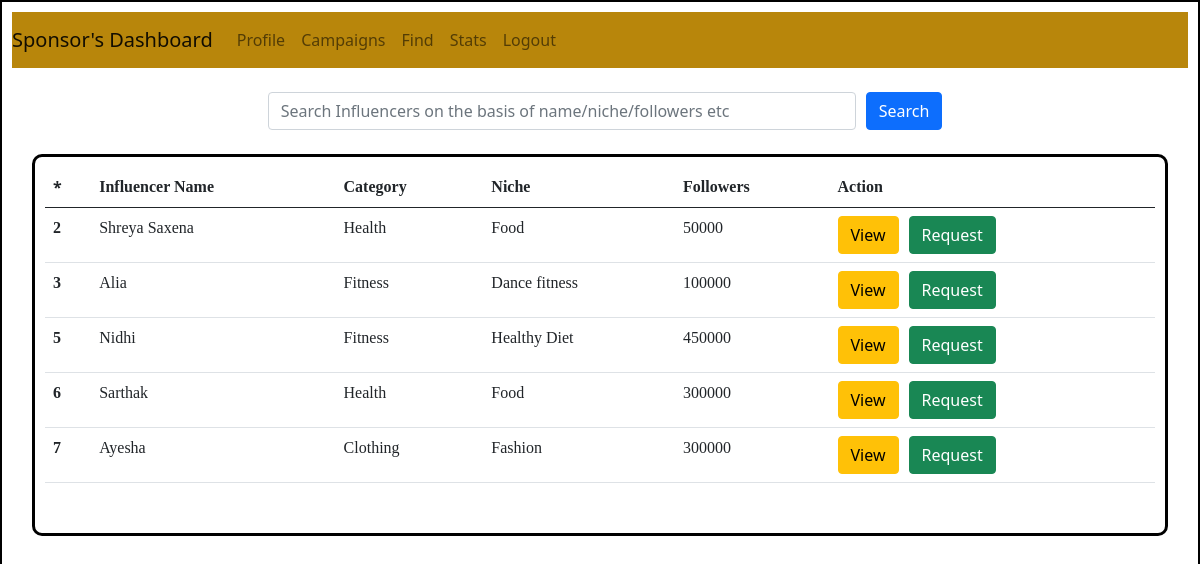
/sponser/dashboard/find/1 (signed in), run on an earlier commit of the app's database.
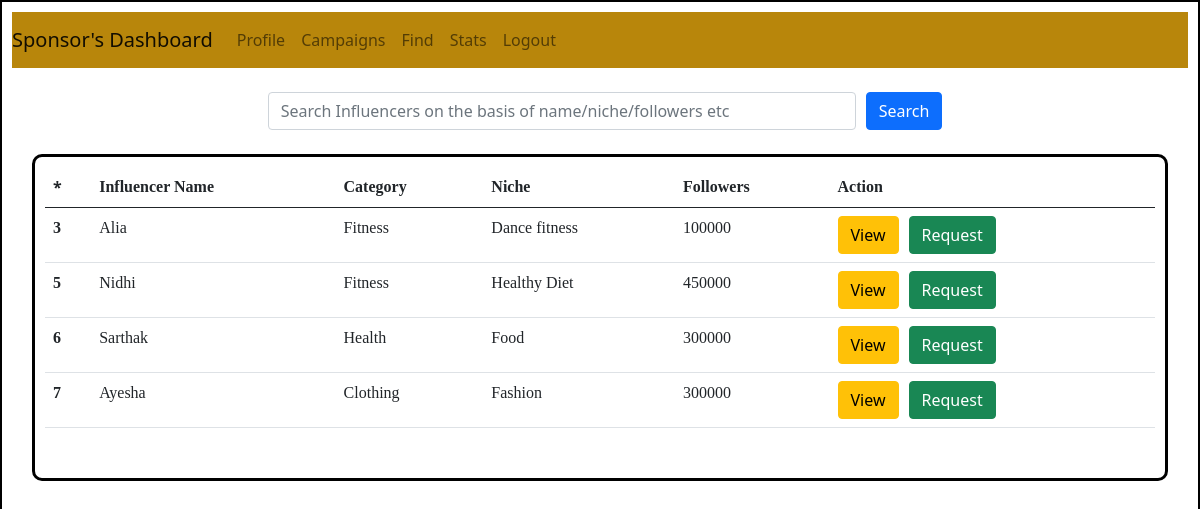
And on a later commit of the database.
### backend/models.py (models this page shows)
class User(db.Model):
    __tablename__ = "user"
    id = db.Column(db.Integer, primary_key = True, nullable = False, autoincrement = True)
    email = db.Column(db.String, nullable = False)
    full_name = db.Column(db.String, nullable = False)
    search_name = db.Column(db.String, nullable = False, default="null")
    user_name = db.Column(db.String, unique = True, nullable = False)
    pwd = db.Column(db.String, nullable = False, default="null")
    category = db.Column(db.String, nullable = False, default="null")
    niche = db.Column(db.String, nullable = False, default="null")
    followers = db.Column(db.Integer, nullable=False, default = 0)
    type = db.Column(db.String, nullable = False, default = "general")
    is_flagged = db.Column(db.String, nullable=False, default="False")
    ad_request = db.relationship("Ad_request", cascade="all, delete", backref="user")

### backend/controllers.py (the view)
@app.route("/sponser/dashboard/find/<int:s_id>", methods = ["GET", "POST"])
def sponser_dashboard_find(s_id):
    sponser = Sponser.query.get(s_id)
    influencers = fetch_influencers()
    return render_template("sponser_dashboard_find.html", sponser = sponser, influencers = influencers)

### backend/controllers.py (called while the page is built)
def fetch_influencers():
    influencer = User.query.filter_by(type = 'general', is_flagged = "False" ).all()
    influencer_list = {}
    for user in influencer:
        if user.id not in influencer_list.keys():
            influencer_list[user.id] = [user.full_name, user.category, user.niche, user.followers]
    return influencer_list

### templates/sponser_dashboard_find.html (shortened to what this page needs)
<!DOCTYPE html>
<html lang="en">
<head>
    <link rel="stylesheet" href = "/static/dashboardstyle.css">
    <link href="https://cdn.jsdelivr.net/npm/bootstrap@5.0.2/dist/css/bootstrap.min.css" rel="stylesheet">
</head>
<body>
    <div id = "container-sponser">
      <nav class="navbar navbar-expand-lg navbar-light" style="background-color: darkgoldenrod;">
        <a class="navbar-brand" href="#">Sponsor's Dashboard</a>
        <div class="collapse navbar-collapse" id="navbarNav">
          <ul class="navbar-nav">
            <li class="nav-item active">
              <a class="nav-link" href="/sponser/dashboard/profile/{{sponser.id}}"> Profile </a>
            </li>
            <li class="nav-item active">
              <a class="nav-link" href="/sponser/dashboard/campaign/{{sponser.id}}"> Campaigns</span></a>
            </li>
            <li class="nav-item active">
              <a class="nav-link" href="/sponser/dashboard/find/{{sponser.id}}"> Find</span></a>
            </li>
            <li class="nav-item active">
              <a class="nav-link" href="/sponser/stats"> Stats </span></a>
            </li>
            <li class="nav-item">
              <a class="nav-link" href="/login"> Logout</a>
            </li>
      </nav><br>
          <form action="/sponser/search"  class="form-inline">
            <input type="text" class="form-control" id="search" name="search_word" placeholder="Search Influencers on the basis of name/niche/followers etc">
            <button type="submit" class="btn btn-primary">Search</button>
          </form><br>
          <div id="campaign" class="justify-content-center">
            {%if influencers %}
            <table class="table">
              <thead>
                    <tr>
                      <th scope="col">*</th>
                      <th scope="col" style="font-family: 'Times New Roman', Times, serif;">Influencer Name</th>
                      <th scope="col" style="font-family: 'Times New Roman', Times, serif;">Category</th>
                      <th scope="col" style="font-family: 'Times New Roman', Times, serif;">Niche</th>
                      <th scope="col" style="font-family: 'Times New Roman', Times, serif;">Followers</th>
                      <th scope="col" style="font-family: 'Times New Roman', Times, serif;">Action</th>
                    </tr>
                </thead>
              <tbody>
              {%for key, value in influencers.items()%}
                <tr>
                  <th scope="row" style="font-family: 'Times New Roman', Times, serif;">{{key}}</th>
                  <td style="font-family: 'Times New Roman', Times, serif;">{{value[0]}}</td>
                  <td style="font-family: 'Times New Roman', Times, serif;">{{value[1]}}</td>
                  <td style="font-family: 'Times New Roman', Times, serif;">{{value[2]}}</td>
                  <td style="font-family: 'Times New Roman', Times, serif;">{{value[3]}} </td>
                  <td><div id="button-container">
                         <a href="/view/influencer/{{key}}"><button type="button" class="btn btn-warning">View</button></a>
                         <a href="/request/influencer/{{sponser.id}}/{{key}}"><button type="button" class="btn btn-success">Request</button></a></td>
                      </div>
                </tr>
              {%endfor%}
            {%else%}
            <h3 style="font-family: 'Times New Roman', Times, serif;">No Campaigns available!</h3>
            {%endif%}<br>
</body>
</html>

What changed in the data, as far as the page shows it:
no longer on this page (row edited): User: full_name "Shreya Saxena", category "Health", niche "Food", followers "50000"
Also different on the page:
list line gone: "2 View Request"
